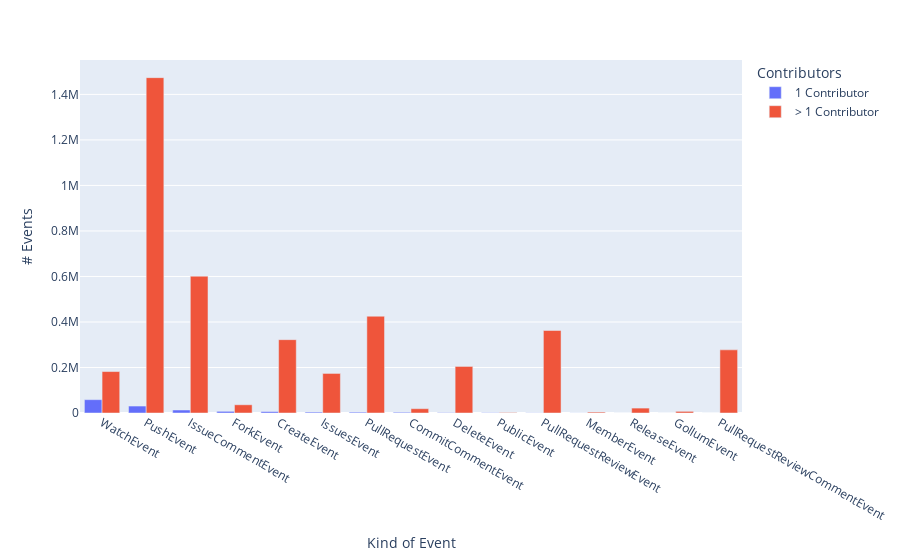

Notebook code for this chart:
### Markdown cell above
While the effect of filtering out single contributor projects is generally conservative, there is a dramatic difference between the availibility of data for `CreateEvent`, `IssueCommentEvent`, `PullRequestEvent`, and `PushEvent`.  We also can visualize the number contributions for each event type for both single and multiple contributor projects to get a better sense of the discrepancies in quantity and diversity of events.

### Code cell
# count contributions for each event type for single and multiple contributor projects
singleCntrbEventsCounts = singleCntrbEvents['event_type'].value_counts()
multCntrbEventsCounts = multCntrbEvents['event_type'].value_counts()

# merge single and multiple contributor event types into a single DataFrame
cntrbEventCounts = pd.merge(
    singleCntrbEventsCounts,
    multCntrbEventsCounts, 
    left_index=True, 
    right_index=True
).rename(
    columns={'event_type_x': '1 Contributor', 
             'event_type_y': '> 1 Contributor'}
        )

fig_cec = px.bar(
        data_frame=cntrbEventCounts, 
        barmode='group', 
        labels={
                "variable": "Contributors",
                "value": "# Events",
                "index": "Kind of Event"  
        }
)
 
fig_cec.write_image("cntrbEventCounts.png")
fig_cec

### Figure 1 — Plotly figure (JSON) as saved in the notebook; plotly's stock layout.template omitted (floating-point values rounded to 4 significant figures)
{"data": [{"alignmentgroup": "True", "hovertemplate": "Contributors=1 Contributor<br>Kind of Event=%{x}<br># Events=%{y}<extra></extra>", "legendgroup": "1 Contributor", "marker": {"color": "#636efa", "pattern": {"shape": ""}}, "name": "1 Contributor", "offsetgroup": "1 Contributor", "orientation": "v", "showlegend": true, "textposition": "auto", "type": "bar", "x": ["WatchEvent", "PushEvent", "IssueCommentEvent", "ForkEvent", "CreateEvent", "IssuesEvent", "PullRequestEvent", "CommitCommentEvent", "DeleteEvent", "PublicEvent", "PullRequestReviewEvent", "MemberEvent", "ReleaseEvent", "GollumEvent", "PullRequestReviewCommentEvent"], "xaxis": "x", "y": [58571, 30562, 13151, 7335, 6159, 3946, 3656, 3219, 1530, 1224, 700, 339, 103, 39, 2], "yaxis": "y"}, {"alignmentgroup": "True", "hovertemplate": "Contributors=> 1 Contributor<br>Kind of Event=%{x}<br># Events=%{y}<extra></extra>", "legendgroup": "> 1 Contributor", "marker": {"color": "#EF553B", "pattern": {"shape": ""}}, "name": "> 1 Contributor", "offsetgroup": "> 1 Contributor", "orientation": "v", "showlegend": true, "textposition": "auto", "type": "bar", "x": ["WatchEvent", "PushEvent", "IssueCommentEvent", "ForkEvent", "CreateEvent", "IssuesEvent", "PullRequestEvent", "CommitCommentEvent", "DeleteEvent", "PublicEvent", "PullRequestReviewEvent", "MemberEvent", "ReleaseEvent", "GollumEvent", "PullRequestReviewCommentEvent"], "xaxis": "x", "y": [182077, 1473601, 601361, 36123, 322284, 173841, 425254, 18925, 204574, 2130, 362515, 4050, 21556, 7185, 277488], "yaxis": "y"}], "layout": {"barmode": "group", "legend": {"title": {"text": "Contributors"}, "tracegroupgap": 0}, "margin": {"t": 60}, "xaxis": {"anchor": "y", "domain": [0, 1], "title": {"text": "Kind of Event"}}, "yaxis": {"anchor": "x", "domain": [0, 1], "title": {"text": "# Events"}}}}
